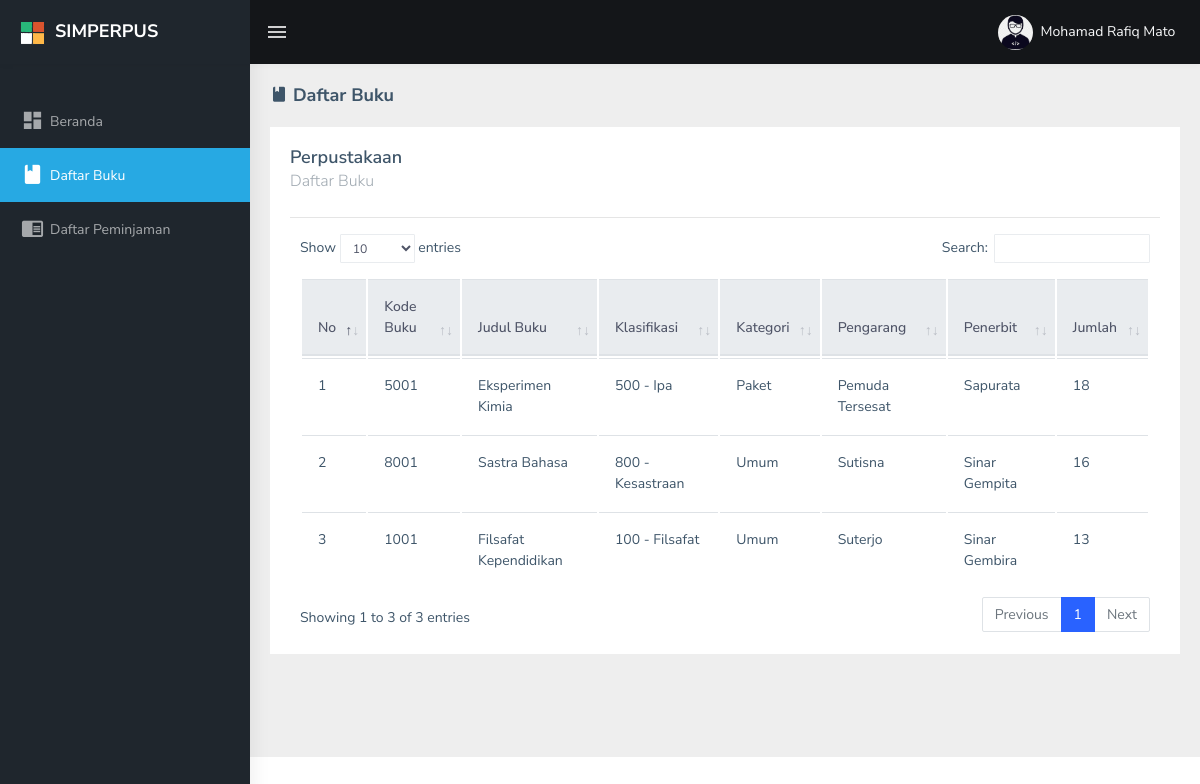
The app's page /daftar_buku (signed in) with its own data.
### tables this page shows
CREATE TABLE `anggota` (
  `nisn` varchar(20) NOT NULL,
  `nama_lengkap` varchar(100) NOT NULL,
  `no_hp` varchar(14) NOT NULL,
  `tempat_lahir` varchar(20) NOT NULL,
  `tgl_lahir` date NOT NULL,
  `jk` varchar(10) NOT NULL,
  `id_kelas` int(11) NOT NULL,
  `thn_masuk` varchar(4) NOT NULL,
  `foto` varchar(50) NOT NULL,
  `pass` varchar(80) NOT NULL,
  `username` varchar(50) NOT NULL
);

CREATE TABLE `buku` (
  `id_buku` int(11) NOT NULL,
  `kode_isbn` varchar(100) NOT NULL,
  `no_buku` char(6) NOT NULL,
  `judul_buku` varchar(120) NOT NULL,
  `pengarang` varchar(100) NOT NULL,
  `penerbit` varchar(100) NOT NULL,
  `tahun_terbit` varchar(5) NOT NULL,
  `tempat_terbit` varchar(100) NOT NULL,
  `kategori_buku` tinyint(4) NOT NULL,
  `kode_klasifikasi` char(3) NOT NULL,
  `jilid_edisi` varchar(20) NOT NULL,
  `jumlah_buku` int(11) NOT NULL,
  `sumber_dana` varchar(50) NOT NULL,
  `harga_satuan` int(11) NOT NULL,
  `tanggal_input` datetime NOT NULL
);

CREATE TABLE `klasifikasi` (
  `kode_klasifikasi` char(3) NOT NULL,
  `klasifikasi` varchar(50) NOT NULL
);

### app/get_data.php (called while the page is built, shortened)
<?php
    if (isset($_SESSION['unique_user']) && $_SESSION['type_user'] == "anggota") {
        $stmt_data = $mysqli->prepare("SELECT * FROM anggota WHERE nisn='{$_SESSION['unique2_user']}'");
        $stmt_data->execute();
        $result_data = $stmt_data->get_result();
        $row_data = $result_data->fetch_object();
    } else if (isset($_SESSION['unique_user']) && $_SESSION['type_user'] == "guru") {
        $stmt_data = $mysqli->prepare("SELECT * FROM guru WHERE nuptk='{$_SESSION['unique2_user']}'");
        $stmt_data->execute();
        $result_data = $stmt_data->get_result();
        $row_data = $result_data->fetch_object();
        $stmt_transaksi = $mysqli->prepare("SELECT * FROM transaksi WHERE nuptk='{$_SESSION['unique2_user']}'");
        $stmt_transaksi->execute();
        $result_transaksi = $stmt_transaksi->get_result();
        $row_transaksi = $result_transaksi->fetch_object();
        $stmt_transaksi2 = $mysqli->prepare("SELECT * FROM transaksi WHERE tgl_kembali='0' AND nuptk='{$_SESSION['unique2_user']}'");
        $stmt_transaksi2->execute();
        $result_transaksi2 = $stmt_transaksi2->get_result();
        $row_transaksi2 = $result_transaksi2->fetch_object();
        $stmt_transaksi->close();
        $stmt_data->close();
        $stmt_transaksi2->close();
    } else if (isset($_SESSION['unique_user']) && $_SESSION['type_user'] == "admin") {
        $stmt_data = $mysqli->prepare("SELECT * FROM admin WHERE id_admin='{$_SESSION['unique2_user']}'");
        $stmt_data->execute();
        $result_data = $stmt_data->get_result();
        $row_data = $result_data->fetch_object();
        $stmt_data->close();
    }
?>

### views/pages/user/daftar_buku.php (the view)
<div class="page-wrapper">
    <div class="page-breadcrumb">
        <div class="row">
            <div class="col-12 d-flex no-block align-items-center">
                <h4 class="page-title"><i class="<?= $icon ?>"></i> <?= $title ?></h4>
            </div>
        </div>
    </div>
    <div class="container-fluid">
        <div class="row">
            <div class="col-md-12">
                <div class="card">
                    <div class="card-body">
                        <div class="d-md-flex align-items-center">
                            <div>
                                <h4 class="card-title">Perpustakaan</h4>
                                <h5 class="card-subtitle"><?= $title ?></h5>
                            </div>
                        </div>
                        <hr>
                        <div class="row">
                            <div class="col-lg-12">
                                <div class="table-responsive">
                                    <table class="table table-hover" id="datatable_r">
                                        <thead class="thead-light">
                                            <tr>
                                                <th>No</th>
                                                <th>Kode Buku</th>
                                                <th>Judul Buku</th>
                                                <th>Klasifikasi</th>
                                                <th>Kategori</th>
                                                <th>Pengarang</th>
                                                <th>Penerbit</th>
                                                <th>Jumlah</th>
                                            </tr>
                                        </thead>
                                        <tbody>
                                            <?php
                                                $nomor = 1;
                                                $query = $mysqli->prepare("SELECT * FROM buku JOIN klasifikasi ON buku.kode_klasifikasi = klasifikasi.kode_klasifikasi");
                                                $query->execute();
                                                $result = $query->get_result();
                                                while ($row = $result->fetch_object()) {
                                                ?>
                                                    <tr>
                                                        <td><?= $nomor; ?></td>
                                                        <td><?= $row->no_buku; ?></td>
                                                        <td><?= $row->judul_buku; ?></td>
                                                        <td><?= $row->kode_klasifikasi; ?> - <?= $row->klasifikasi; ?></td>
                                                        <td>
                                                            <?php if ($row->kategori_buku == 1) : ?>
                                                                Umum
                                                            <?php elseif ($row->kategori_buku == 0) : ?>
                                                                Paket
                                                            <?php else : ?>
                                                                -
                                                            <?php endif; ?>
                                                        </td>
                                                        <td><?= $row->pengarang; ?></td>
                                                        <td><?= $row->penerbit; ?></td>
                                                        <td><?= $row->jumlah_buku; ?></td>
                                                    </tr>
                                            <?php
                                                $nomor++;
                                                }
                                            ?>
                                        </tbody>
                                    </table>
                                </div>
                            </div>
                        </div>
                    </div>
                </div>
            </div>
        </div>
    </div>

### views/layout/header.php (shortened to what this page needs)
<!DOCTYPE html>
<html dir="ltr" lang="en">
<head>
    <link href="public/assets/libs/flot/css/float-chart.css" rel="stylesheet">
    <link href="public/assets/libs/datatables.net-bs4/css/dataTables.bootstrap4.css" rel="stylesheet">
    <link rel="stylesheet" href="public/dist/css/icons/font-awesome/css/fontawesome.css">
    <link rel="stylesheet" href="public/dist/css/yearpicker.css">
    <link rel="stylesheet" href="public/assets/libs/select2/dist/css/select2.min.css">
    <link href="public/dist/css/style.min.css" rel="stylesheet">
</head>
<body>

### views/layout/navbar.php (shortened to what this page needs)
<div id="main-wrapper">
    <header class="topbar" data-navbarbg="skin5">
        <nav class="navbar top-navbar navbar-expand-md navbar-dark">
            <div class="navbar-header" data-logobg="skin5">
                <?php if (isset($_GET['views_admin'])) : ?>
                    <a class="navbar-brand" href="beranda_admin">
                        <b class="logo-icon p-l-10">
                            <img src="public/assets/images/logo-icon.png" alt="homepage" class="light-logo" />
                        </b>
                        <span class="logo-text">
                            <h4 class="light-logo mt-2">SIMPERPUS</h4>
                        </span>
                    </a>
                <?php elseif (isset($_GET['views_user'])) : ?>
                    <a class="navbar-brand" href="beranda">
                        <b class="logo-icon p-l-10">
                            <img src="public/assets/images/logo-icon.png" alt="homepage" class="light-logo" />
                        </b>
                        <span class="logo-text">
                            <h4 class="light-logo mt-2">SIMPERPUS</h4>
                        </span>
                    </a>
                <?php endif; ?>
            </div>
            <div class="navbar-collapse collapse" id="navbarSupportedContent" data-navbarbg="skin5">
                <ul class="navbar-nav float-left mr-auto">
                    <li class="nav-item d-none d-md-block"><a class="nav-link sidebartoggler waves-effect waves-light" href="javascript:void(0)" data-sidebartype="mini-sidebar"><i class="mdi mdi-menu font-24"></i></a></li>
                </ul>
                <ul class="navbar-nav float-right">
                    <li class="nav-item dropdown">
                        <?php if (isset($_GET['views_admin'])) : ?>
                            <a class="nav-link dropdown-toggle text-muted waves-effect waves-dark pro-pic" href="" data-toggle="dropdown" aria-haspopup="true" aria-expanded="false">
                                <img src="public/assets/images/users/1.jpg" alt="user" class="rounded-circle" width="31">
                                <span class="text-light ml-1"><?= $row_data->nama; ?></span>
                            </a>
                            <div class="dropdown-menu dropdown-menu-right user-dd animated">
                                <a class="dropdown-item" href="javascript:void(0)" data-toggle="modal" data-target="#modalPengaturanAkun"><i class="ti-settings m-r-5 m-l-5"></i> Pengaturan Akun</a>
                                <a class="dropdown-item" href="app/aksi_logout.php" onclick="return confirm('Yakin ingin keluar dari akun ini ?')"><i class="fa fa-power-off m-r-5 m-l-5"></i> Logout</a>
                            </div>
                        <?php elseif (isset($_GET['views_user'])) : ?>
                            <a class="nav-link dropdown-toggle text-muted waves-effect waves-dark pro-pic" href="" data-toggle="dropdown" aria-haspopup="true" aria-expanded="false">
                                <img src="public/uploads/<?= $row_data->foto; ?>" alt="user" class="rounded-circle" height="35" width="35" style="object-fit:cover;">
                                <span class="text-light ml-1"><?= $row_data->nama_lengkap; ?></span>
                            </a>
                        <?php endif; ?>
                    </li>
                </ul>
            </div>
        </nav>
    </header>

### views/layout/sidebar.php (shortened to what this page needs)
<aside class="left-sidebar" data-sidebarbg="skin5">
    <div class="scroll-sidebar">
        <nav class="sidebar-nav">
            <ul id="sidebarnav" class="p-t-30">
                <?php if (isset($_GET['views_admin'])) : ?>
                <li class="sidebar-item"> <a class="sidebar-link waves-effect waves-dark sidebar-link" href="beranda_admin" aria-expanded="false"><i class="mdi mdi-view-dashboard"></i><span class="hide-menu">Beranda</span></a></li>
                <li class="sidebar-item"> <a class="sidebar-link has-arrow waves-effect waves-dark" href="javascript:void(0)" aria-expanded="false"><i class="mdi mdi-receipt"></i><span class="hide-menu">Master Data </span></a>
                    <ul aria-expanded="false" class="collapse  first-level">
                        <li class="sidebar-item"><a href="data_kelas" class="sidebar-link"><i class="fas fa-clipboard"></i><span class="hide-menu"> Data Kelas </span></a></li>
                        <li class="sidebar-item"><a href="data_anggota" class="sidebar-link"><i class="fas fa-users"></i><span class="hide-menu"> Data Anggota </span></a></li>
                        <li class="sidebar-item"><a href="data_guru" class="sidebar-link"><i class="fas fa-user"></i><span class="hide-menu"> Data Guru </span></a></li>
                        <li class="sidebar-item"><a href="data_buku" class="sidebar-link"><i class="fas fa-book"></i><span class="hide-menu"> Data Buku </span></a></li>
                        <li class="sidebar-item"><a href="data_non_buku" class="sidebar-link"><i class="fas fa-box"></i><span class="hide-menu"> Data Non Buku </span></a></li>
                    </ul>
                </li>
                <li class="sidebar-item"> <a class="sidebar-link waves-effect waves-dark sidebar-link" href="peminjaman" aria-expanded="false"><i class="fas fa-address-book"></i><span class="hide-menu">Peminjaman</span></a></li>
                <?php elseif (isset($_GET['views_user'])) : ?>
                <li class="sidebar-item"> <a class="sidebar-link waves-effect waves-dark sidebar-link" href="beranda" aria-expanded="false"><i class="mdi mdi-view-dashboard"></i><span class="hide-menu">Beranda</span></a></li>
                <li class="sidebar-item"> <a class="sidebar-link waves-effect waves-dark sidebar-link" href="daftar_buku" aria-expanded="false"><i class="mdi mdi-book"></i><span class="hide-menu">Daftar Buku</span></a></li>
                <li class="sidebar-item"> <a class="sidebar-link waves-effect waves-dark sidebar-link" href="daftar_peminjaman" aria-expanded="false"><i class="mdi mdi-book-open"></i><span class="hide-menu">Daftar Peminjaman</span></a></li>
                <?php endif; ?>
            </ul>
        </nav>
    </div>
</aside>

### user.php (shortened to what this page needs)
<?php
include 'app/env.php';
?>
<?php
include 'app/get_data.php';
if (isset($_GET['views_user']) && $_GET['views_user'] == 'beranda') {
    $title = 'Beranda';
    $icon = 'mdi mdi-view-dashboard';
} else if (isset($_GET['views_user']) && $_GET['views_user'] == 'daftar_buku') {
    $title = 'Daftar Buku';
    $icon = 'mdi mdi-book';
} else if (isset($_GET['views_user']) && $_GET['views_user'] == 'daftar_peminjaman') {
    $title = 'Daftar Peminjaman';
    $icon = 'mdi mdi-book-open';
} else {
    $title = 'Beranda';
    $icon = 'mdi mdi-view-dashboard';
}
include 'views/layout/header.php';
include 'views/layout/navbar.php';
include 'views/layout/sidebar.php';
if (isset($_GET['views_user']) && $_GET['views_user'] == 'beranda') {
    include 'views/pages/user/beranda.php';
} else if (isset($_GET['views_user']) && $_GET['views_user'] == 'daftar_buku') {
    include 'views/pages/user/daftar_buku.php';
} else if (isset($_GET['views_user']) && $_GET['views_user'] == 'daftar_peminjaman') {
    include 'views/pages/user/daftar_peminjaman.php';
} else {
    include 'views/pages/user/beranda.php';
}
include 'views/layout/footer.php';
?>

### views/layout/footer.php (shortened to what this page needs)
<footer class="footer text-center">
</footer>
</div>
</div>
</body>
</html>

### records on screen
anggota: foto (picture), nama_lengkap "Mohamad Rafiq Mato"
buku: no_buku "5001", judul_buku "Eksperimen Kimia", kode_klasifikasi.kode_klasifikasi "500", kode_klasifikasi.klasifikasi "Ipa", kategori_buku "Paket", pengarang "Pemuda Tersesat", penerbit "Sapurata", jumlah_buku "18"
buku: no_buku "8001", judul_buku "Sastra Bahasa", kode_klasifikasi.kode_klasifikasi "800", kode_klasifikasi.klasifikasi "Kesastraan", kategori_buku "Umum", pengarang "Sutisna", penerbit "Sinar Gempita", jumlah_buku "16"
buku: no_buku "1001", judul_buku "Filsafat Kependidikan", kode_klasifikasi.kode_klasifikasi "100", kode_klasifikasi.klasifikasi "Filsafat", kategori_buku "Umum", pengarang "Suterjo", penerbit "Sinar Gembira", jumlah_buku "13"

### other values on screen
$title "Daftar Buku"
